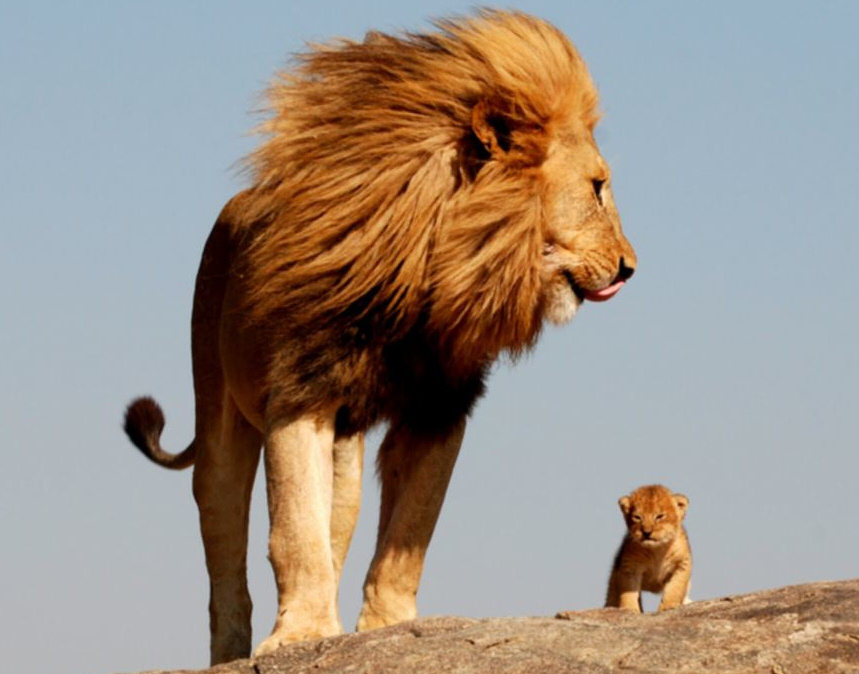
#> input picture lion.jpg, 859 x 674 px
$ python stack.py
#> lines starting #> are read from the running program, lines starting #| are printed output that depends on the picture
import numpy as np
import cv2

img = cv2.imread('lion.jpg')
#> img is the input picture: shape (674, 859, 3); mean B, G, R 135.7, 146.2, 157.9

imgHor = np.hstack((img, img))  # two images can only be stacked if they have same no of channels
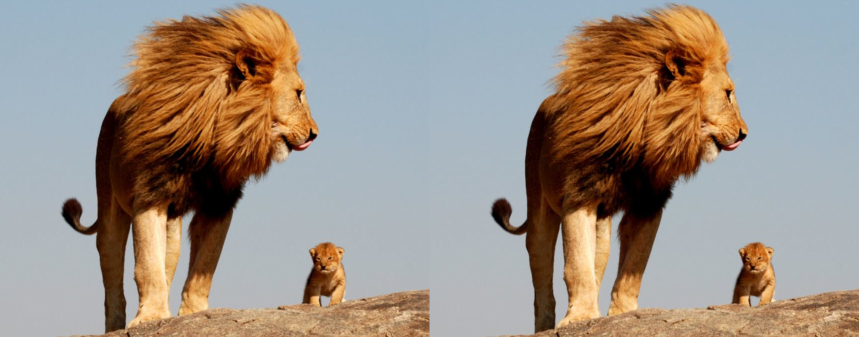
#> imgHor: shape (674, 1718, 3) (shown at 1/2 size); mean B, G, R 135.7, 146.2, 157.9
imgVer = np.vstack((img, img))  # eg not work for rgb and gray
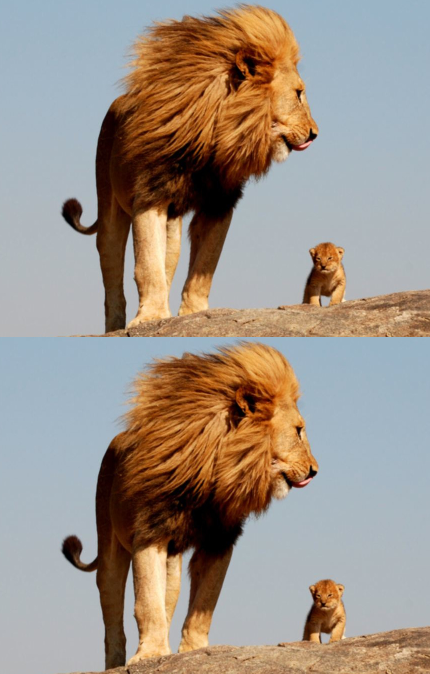
#> imgVer: shape (1348, 859, 3) (shown at 1/2 size); mean B, G, R 135.7, 146.2, 157.9
cv2.imshow('Horizontal', imgHor)
cv2.imshow('Vertical', imgVer)
cv2.waitKey(0)
cv2.destroyAllWindows()

$ run again, with face.jpeg copied over lion.jpg
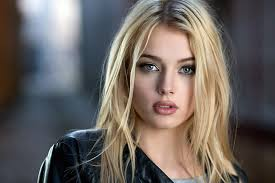
#> input picture face.jpeg, 275 x 183 px
#> img is the input picture: shape (183, 275, 3); mean B, G, R 96.3, 101, 108.4
#> `imgHor = np.hstack((img, img))`:
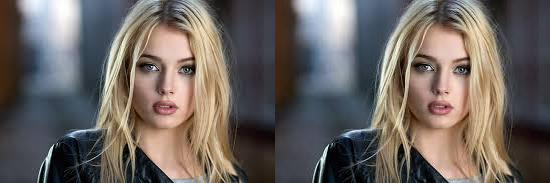
#> imgHor: shape (183, 550, 3); mean B, G, R 96.3, 101, 108.4
#> `imgVer = np.vstack((img, img))`:
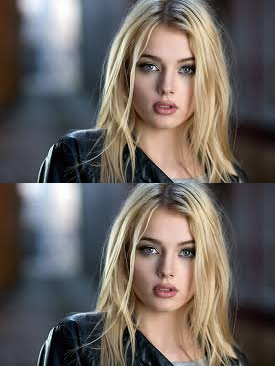
#> imgVer: shape (366, 275, 3); mean B, G, R 96.3, 101, 108.4
